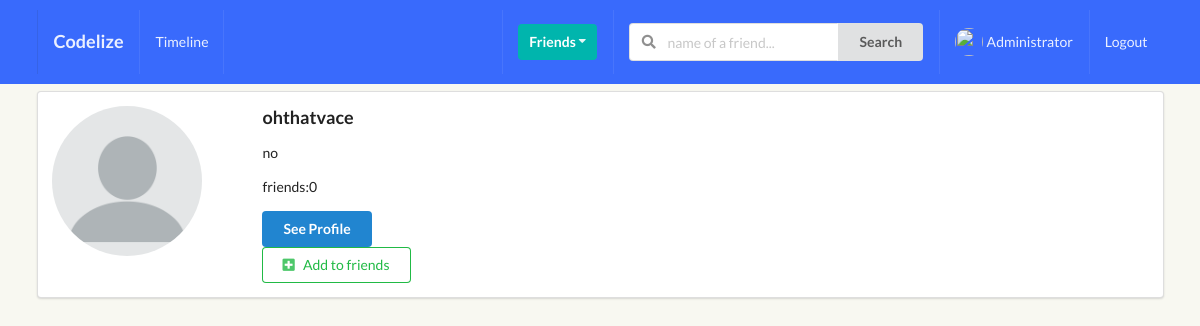
The app's page /profiles/all_profiles/ (signed in), older data.
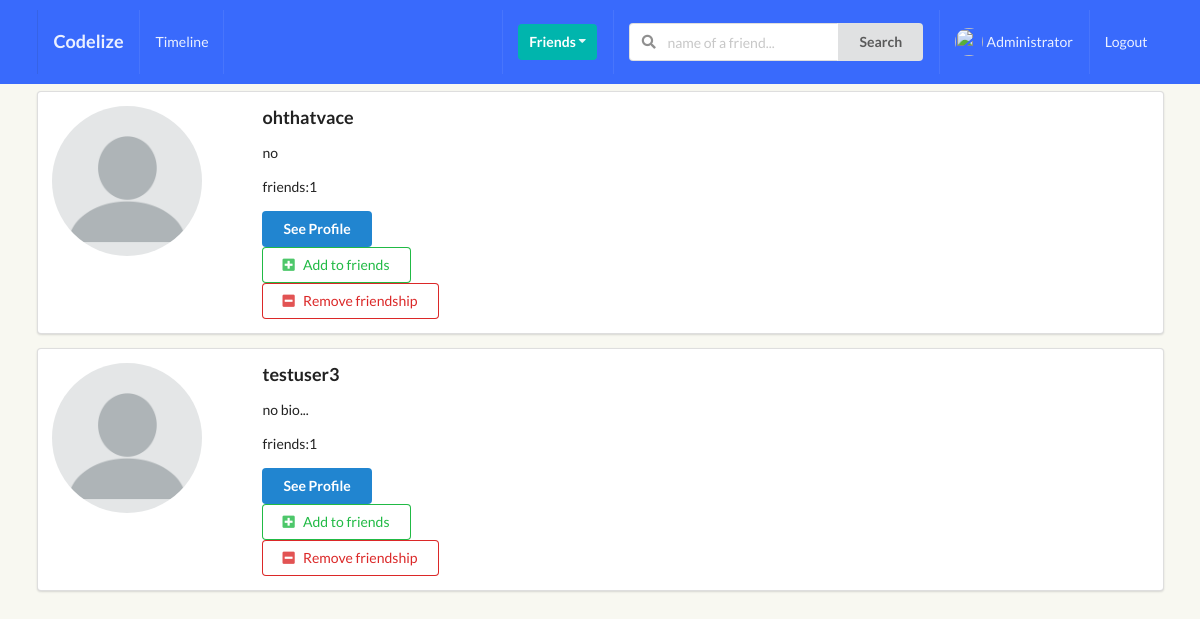
The same page, newer data.
### perfil/models.py (models this page shows, shortened)
class Profile(models.Model):
    first_name = models.CharField(max_length=200, blank=True)
    last_name = models.CharField(max_length=200, blank=True)
    username = models.OneToOneField(User, on_delete=models.CASCADE)
    bio = models.TextField(default="no bio...", max_length=300)
    email = models.EmailField(max_length=200, blank=True)
    country = models.CharField(max_length=200, blank=True)
    avatar = models.ImageField(default='avatar.png', upload_to='avatars/')
    friends = models.ManyToManyField(User, blank=True, related_name='friends')
    slug = models.SlugField(unique=True, blank=True)
    updated = models.DateTimeField(auto_now=True)
    created = models.DateTimeField(auto_now_add=True)
    objects = ProfileManager()
    def get_friends_no(self):
        return self.friends.count()

### perfil/views.py (the view)
# urls.py: path('all_profiles/', ProfileListView.as_view(), name="all-profiles-view"),
class ProfileListView(ListView):
    model = Profile
    template_name = 'perfil/profiles_list.html'
    def get_queryset(self):
        qs = Profile.objects.get_all_profiles(self.request.user)
        return qs
    def get_context_data(self, **kwargs):
        context = super().get_context_data(**kwargs)
        user = User.objects.get(username__iexact=self.request.user)
        profile = Profile.objects.get(username=user)
        rel_r = Relationship.objects.filter(sender=profile)
        rel_s = Relationship.objects.filter(receiver=profile)
        rel_receiver = []
        rel_sender = []
        for item in rel_r:
            rel_receiver.append(item.receiver.username)
        for item in rel_s:
            rel_sender.append(item.sender.username)
        context["rel_receiver"] = rel_receiver
        context["rel_sender"] = rel_sender
        context['is_empty'] = False
        if len(self.get_queryset()) == 0:
            context['is_empty'] = True
        return context

### perfil/models.py (called while the page is built)
    def get_all_profiles(self, me):
        profiles = Profile.objects.all().exclude(username=me)
        return profiles

### perfil/templates/perfil/profiles_list.html (shortened to what this page needs)
{% extends 'base.html' %}
{% block content %}
    {% for obj in object_list %}
        <div class="ui segment">
            <div class="ui grid">
                <div class="row">
                    <div class="three wide column">
                        <img class="ui small circular image" src={{obj.avatar.url}}>
                    </div>
                    <div class="thirteen wide column">
                        <h3>{{obj.username}}</h3>
                        <p>{{obj.bio}}</p> <p>friends:{{obj.get_friends_no}}</p>
                        <button class="ui primary button">See Profile</button>
                        <br>
                        {% if obj.username not in rel_receiver and request.user not in rel_sender %}
                            <form action="{% url 'perfil:send_invite' %}" method="POST">
                                <button type="submit" class="ui positive basic button"><i class="plus square icon"></i>Add to friends</button>
                            </form>
                        {% endif %}
                        {% if request.user in obj.friends.all %}
                            <form action="{% url 'perfil:remove_friend' %}" method="POST">
                                <button class="ui negative basic button"><i class="minus square icon"></i>Remove friendship</button>
                            </form>
                        {% endif %}
                    </div>
                </div>
            </div>
        </div>
    {% endfor %}
{% endblock content %}

### templates/base.html (shortened to what this page needs)
{% load static %}
<!doctype html>
<html lang="en">
<head>
	<link href="{% static 'style.css' %}" rel="stylesheet" type="text/css"/>
	<link rel="stylesheet" type='text/css'
	      href="https://cdnjs.cloudflare.com/ajax/libs/semantic-ui/2.2.14/semantic.min.css">
</head>
<body>
	{% if user.is_authenticated %}
		{% include 'main/navbar.html' %}
		<div class="ui container">
			{% block content %}
			{% endblock content %}
		</div>
	{% else %}
		{% block not_logged %}
		{% endblock not_logged %}
	{% endif %}
</body>
</html>

### templates/main/navbar.html (shortened to what this page needs)
<div class="ui inverted menu nav mb-7">
  <div class="ui container">
    <a href="{% url 'home' %}" class="item">
        <h3>Codelize</h3>
    </a>
    {% if request.user.is_authenticated %}
    <a href="{% url 'posts:main-post-view' %}" class="item">
        Timeline
    </a>
    {% endif %}
    <div class="right menu">
        {% if request.user.is_authenticated %}
        <div class="item">
            <div class="ui floating dropdown icon button teal"> Friends
                <i class="dropdown icon"></i>
             </div>
        </div>
             <div class="item">
              <form action="" method="GET">
                <div class="ui action left icon input">
                <input class="prompt" type="text" name='q' placeholder="name of a friend...">
                <button type='submit' class="ui button">Search</button>
                </div>
            </form>
            </div>
            <a href="{% url 'perfil:my-profile-view' %}" class="item">
                 <img class="ui avatar image" src="{{request.user.avatar}}">
                 {{ request.user }}
            </a>
            <a href="{% url 'logout' %}" class="ui item">
                Logout
            </a>
        {% else %}
        <a href="{% url 'login' %}" class="ui item">
                Login
            </a>
        {% endif %}
    </div>
  </div>
</div>

### static_project/style.css (style rules this page uses)
body { background: #F8F8F1 !important; }
.nav { border-radius: 0px !important; padding: 10px 0 10px 0 !important; background-color: #396afc !important; }
.mb-7 { margin-bottom: 7px !important; }
.right { float: right; }

Row changes from the older to the newer data that the page shows:
changed Profile "no": get_friends_no "0" → "1"; now shows "Remove friendship"
added Profile: avatar (placeholder picture), username "testuser3", bio "no bio...", get_friends_no "1"
